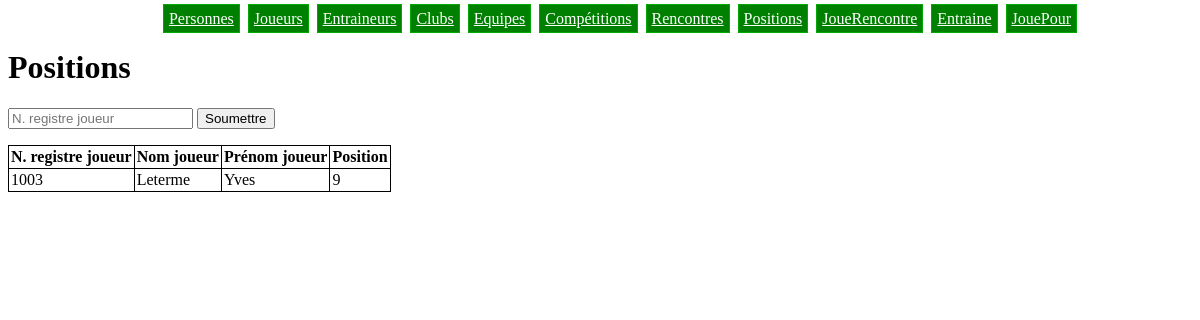
/positions.php, run on the app's committed database.
### tables this page shows
CREATE TABLE IF NOT EXISTS PositionJoueur (
  n_registre_joueur  BIGINT NOT NULL,
  position           INT    NOT NULL,
  PRIMARY KEY (n_registre_joueur, position),
  FOREIGN KEY (n_registre_joueur) REFERENCES Joueur(n_registre_joueur)
);

CREATE TABLE IF NOT EXISTS Personne (
  n_registre  BIGINT       PRIMARY KEY,
  nom         VARCHAR(50)  NOT NULL,
  prenom      VARCHAR(50)  NOT NULL,
  nationalite VARCHAR(50)  NOT NULL,
  rue         VARCHAR(200) NOT NULL,
  numero      INT          NOT NULL,
  code_postal INT          NOT NULL,
  localite    VARCHAR(50)  NOT NULL
);

### positions.php (the view, shortened to what this page needs)
<?php include 'header.php' ?>
<h1>Positions</h1>
<form method='get' action='positions.php'>
  <input type='text' name='n_registre_joueur' placeholder='N. registre joueur' required />
  <input type='submit' value='Soumettre' />
</form>
<table>
  <tr>
    <th>N. registre joueur</th>
    <th>Nom joueur</th>
    <th>Prénom joueur</th>
    <th>Position</th>
  </tr>
  <?php
  $where = '';
  $req = $bdd->query('SELECT PositionJoueur.n_registre_joueur, Personne.nom, Personne.prenom, PositionJoueur.position
    FROM PositionJoueur JOIN Personne
    ON Personne.n_registre = PositionJoueur.n_registre_joueur '.$where);
  while($tuple = $req->fetch()){
    ?>
    <tr>
      <td><?php echo $tuple['n_registre_joueur'] ?></td>
      <td><?php echo $tuple['nom'] ?></td>
      <td><?php echo $tuple['prenom'] ?></td>
      <td><?php echo $tuple['position'] ?></td>
    </tr>
    <?php
  }
  ?>
</table>
<?php include 'footer.php' ?>

### style.css (style rules this page uses)
table { border-collapse: collapse; border-spacing: 0; }
th, td { border: 1px #000000 solid; padding: 2px; }

### data on the page
positionjoueur: n_registre_joueur "1003", personne.nom "Leterme", personne.prenom "Yves", position "9"
